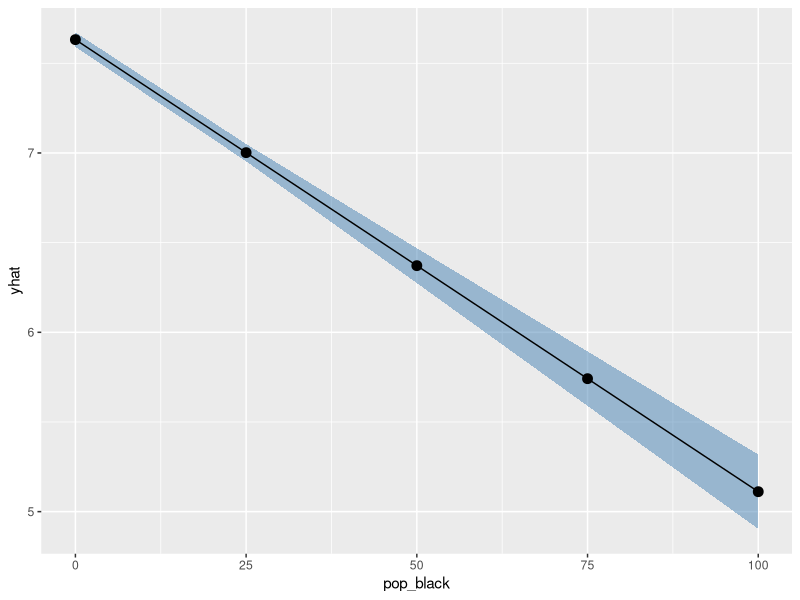
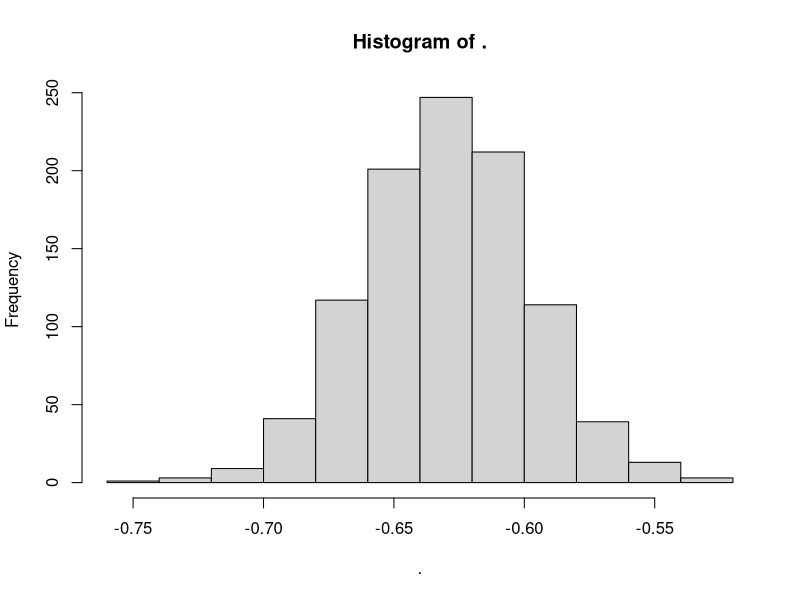

R code for these plots, in order:
# L/L1_code.R
# Prediction

# We're going to try to predict food deserts

# Scientists, engineers, policy analysts, and coders often
# have vitally important findings to convey to key decision-makers, 
# but it can be very difficult to convey that information quickly, 
# concisely, and in a visually appealing way. 

# Instead of telling policymakers about our beta-coefficients, 
# what if we could show them what our model predicts instead? 
# Exactly how many more lives can we affect, dollars can we earn, 
# emissions can we cut, if we adopt policy A instead of B, 
# or increase our level of spending by $1000? 

# We can answer these kinds of questions using statistical simulation.

# Background #############################

# This tutorial introduces statistical simulation using the example of
# the Food Environment Index from the 
# University of Wisconsin’s County Health Rankings, 
# which measures access to healthy foods in each county. 

# Food Environment Index:
# An Index of factors that contribute to a healthy food environment, 
# from 0 (worst) to 10 (best).

# Read more about the food environment index here!
# https://www.countyhealthrankings.org/health-data/health-factors/health-behaviors/diet-and-exercise/food-environment-index?year=2024

# Using just a few covariates, we estimate the relationship 
# between key demographic traits and access to healthy foods. 
# This workshop highlights how racial and ethnic minorities groups 
# face systemic barriers to health, like “food deserts”, 
# which describe when our cities’ urban planning has
# sited grocery stores and food infrastructure 
# far away from certain communities -
# often communities of color and low-income communities.
# But can we show these trends with data?


# 0. Getting Started ###############################

# Load Packages
library(dplyr)
library(readr)
library(broom)
library(ggplot2)

# Load data - county outcomes and traits in 2019
counties = read_csv("L/food_deserts.csv")

counties
counties %>% glimpse()

# Estimate a model predicting the food environment index,
# based on the share of Black residents, share of Hispanic/Latino residents,
# population, median income
m = counties %>%
  lm(formula = food_env_index ~ pop_black + pop_hisplat + pop + median_income) 

m

# Let's get a set of hypothetical x values for which to simulate y
# We'll get the medians, but we'll vary the percentage of black residents from 0 to 100%
x = counties %>%
  reframe(
    intercept = 1,
    pop_black = c(0, 25, 50, 75, 100),
    pop_hisplat = median(pop_hisplat),
    pop = median(pop),
    median_income = median(median_income) )
# View
x



# 1. Prediction #######################################

# First, we'll try a prediction using the build-in functions.

# Generate predictions and return standard errors for each prediction,
p = predict(m, newdata = x, se.fit = TRUE)

# View list output
p

# Make a data.frame of predicted values, 
# by appending on the 'fitted' (predicted) values 
# and the standard errors for each prediction.
qis1 = x %>%  mutate(yhat = p$fit, se = p$se.fit)

# Add lower and upper confidence intervals,
# using the z-value for a 97.5th percentile in a normal distribution as a multiplier
# gives us upper and lower 95% confidence interval
qis1 = qis1 %>%
  mutate(lower = yhat - qnorm(0.975) * se,
         upper = yhat + qnorm(0.975) * se)

# view it!
qis1


# Visualize it!

# We'll use geom_ribbon() to add a polygon stretching along an x axis from a ymin to a ymax...
# and add a line plot and points afterwards
ggplot() +
  geom_ribbon(data = qis1, mapping = aes(x = pop_black, ymin = lower, ymax = upper), 
              fill = "steelblue", alpha = 0.5) +
  geom_line(data = qis1, mapping = aes(x = pop_black, y = yhat)) +
  geom_point(data = qis1, mapping = aes(x = pop_black, y = yhat), size = 3)




# Simulating Marginal Effects ####################################

# Finally, let's estimate the marginal effect 
# of the share of black residents changing from 0 to 0.25.

# get random draws from a normal distribution...
# whose mean is 0...
# and whose standard deviation matches the average prediction error sigma (se)
rnorm(n = 5, mean = 0, sd = 0.0205)

# First, we'll get some simulations...
sims = qis1 %>%
  # Get just the two scenarios...
  filter(pop_black == 0 | pop_black == 25) %>%
  # Add a unique ID
  mutate(id = 1:n()) %>%
  # For each scenario...
  group_by(id, pop_black) %>%
  # simulate error
  reframe(
    yhat = yhat,
    error = rnorm(n = 1000, mean = 0, sd = se),
    ysim = yhat + error
  )

sims

# Then, let's calculate some simulated differences,
# for each pair of simulations
diffs = sims %>%
  reframe(
    y0 = ysim[pop_black == 0],
    y1 = ysim[pop_black == 25],
    diff = y1 - y0
  )

diffs

diffs$diff %>% hist()


# Then, let's get some confidence intervals around those differences
effects = diffs %>%
  reframe(
    lower = quantile(diff, probs = 0.025),
    estimate = quantile(diff, probs = 0.50),
    upper = quantile(diff, probs = 0.975)
  )

# Show the marginal effect of the share of black residents 
# increasing from 0 to 25%
# on the predicted change in food index.
effects

# There is a statistically significant difference in the food environment index
# as the share of black residents changes from 0 to 25%.

# Clean up
rm(list = ls())
